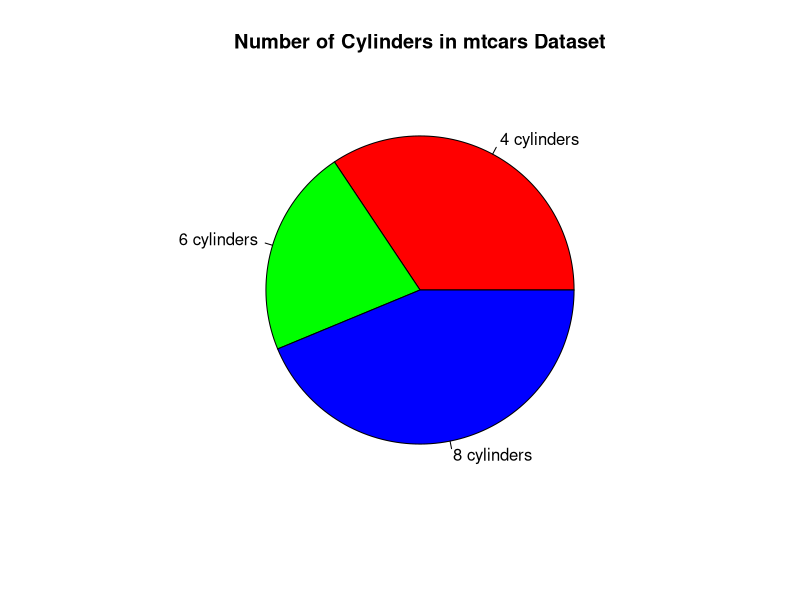
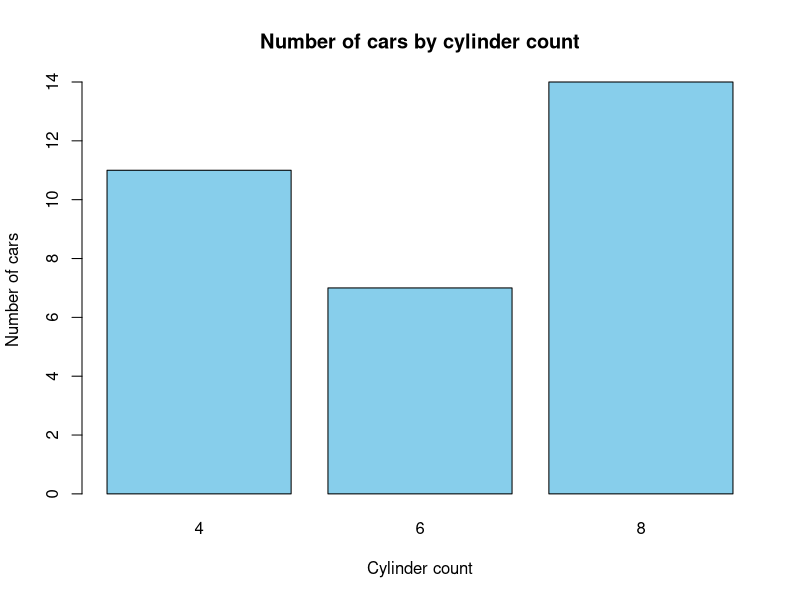

R code for these plots, in order:
## ---- chunk 1
color <- c("red", "blue", "green", "red", "green", "yellow")
color_factor <- factor(color)
## ---- chunk 2
levels(color_factor)
## ---- chunk 3
# Load the required libraries, suppressing annoying startup messages
library(tibble) 
suppressPackageStartupMessages(library(dplyr))
## ---- chunk 4
# Read the mtcars dataset into a tibble called tb
data(mtcars)
tb <- as_tibble(mtcars)
attach(tb)
## ---- chunk 5
# Convert several numeric columns into factor variables
tb$cyl <- as.factor(tb$cyl)
tb$vs <- as.factor(tb$vs)
tb$am <- as.factor(tb$am)
tb$gear <- as.factor(tb$gear)
## ---- chunk 6
levels(tb$cyl)
## ---- chunk 7
table(tb$cyl)
## ---- chunk 8
summary(tb$cyl)
## ---- chunk 9
p0 = prop.table(table(cyl))
p0
## ---- chunk 10
r1 = round(p0*100,2)
r1

## ---- chunk 11
# Count the number of cars with each number of cylinders
cyl_counts <- table(mtcars$cyl)

# Create a pie chart
pie(cyl_counts, main = "Number of Cylinders in mtcars Dataset", 
    labels = c("4 cylinders", "6 cylinders", "8 cylinders"), 
    col = c("red", "green", "blue"))

## ---- chunk 12
# Load the mtcars dataset
data(mtcars)

# Create a table of the counts of cars by number of cylinders
cyl_table <- table(mtcars$cyl)

# Create a barplot of the table
barplot(cyl_table, 
        main = "Number of cars by cylinder count",
        xlab = "Cylinder count",
        ylab = "Number of cars",
        col = "skyblue")
